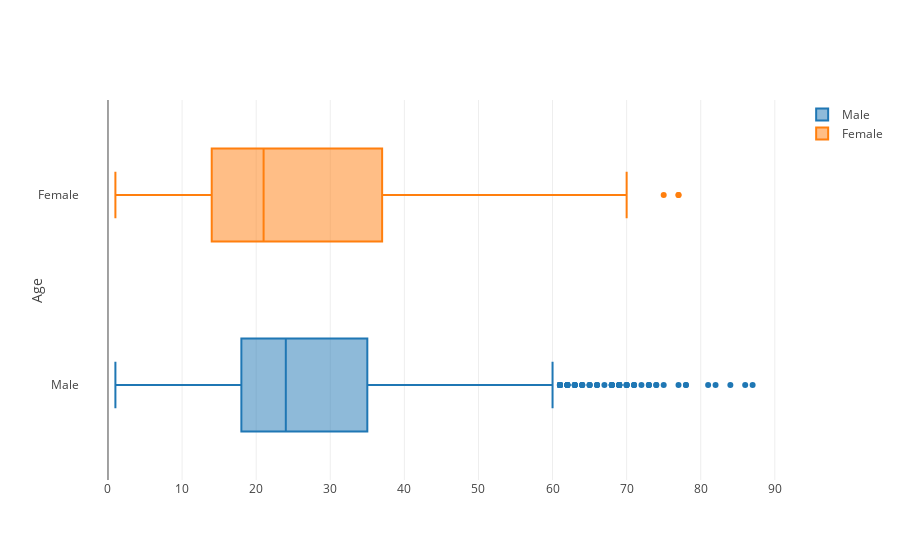

The code cell stored with this chart in its notebook:
### Code cell
trace0 = go.Box(x=male, name='Male')
trace1 = go.Box(x=female, name='Female')
data = [trace0, trace1]

layout = go.Layout(
    yaxis=dict(
        title='Age',
        zeroline=False
    )
)

fig = go.Figure(data=data, layout=layout)
iplot(fig, filename = "Sharks barplot")

### Figure 1 — Plotly figure (JSON) as saved in the notebook; plotly's stock layout.template omitted (floating-point values rounded to 4 significant figures; data arrays with more than 128 entries replaced by an {"elided": "..."} marker saying what was removed)
{"data": [{"name": "Male", "type": "box", "uid": "62c16cb4-9cb5-4e82-9958-ac0930c99fbe", "x": {"elided": "4548 str values"}}, {"name": "Female", "type": "box", "uid": "ea5a5e1b-1a18-46de-8c30-d5b72a4ac2c6", "x": {"elided": "610 str values"}}], "layout": {"yaxis": {"title": {"text": "Age"}, "zeroline": false}}}
